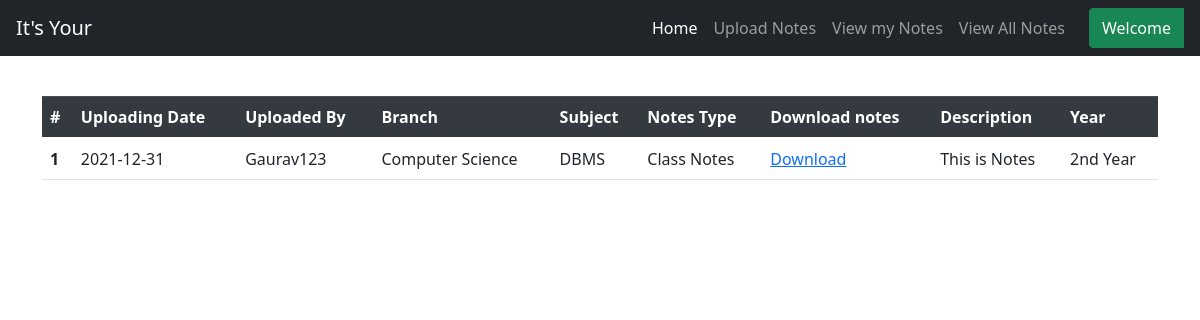
The page /cl_cse_2 (signed in) on the database as committed earlier.
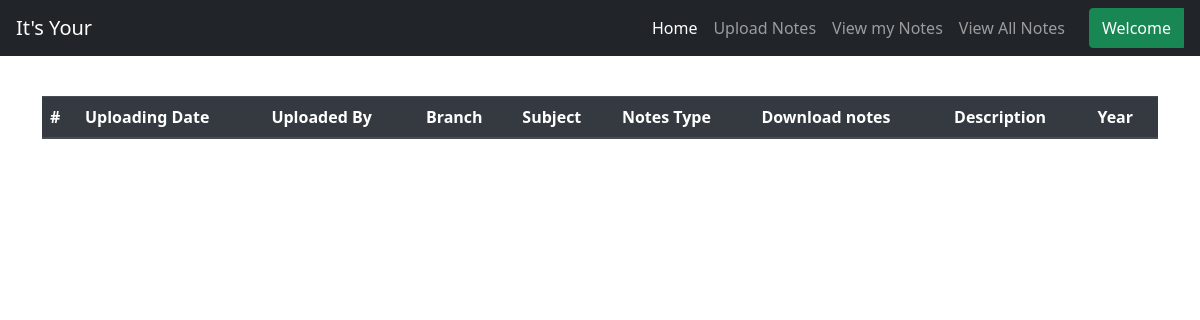
The same page on the database as committed later.
### notes/models.py (models this page shows)
class Notes(models.Model):
    user = models.ForeignKey(User,on_delete=models.CASCADE)
    uploadingdate =models.CharField(max_length=30,null=True)
    branch =models.CharField(max_length=30)
    subject =models.CharField(max_length=30)
    notesfile =models.FileField(null=True)
    filetype =models.CharField(max_length=30)
    description =models.CharField(max_length=200,null=True)
    year =models.CharField(max_length=30,null=True)
    notestype=models.CharField(max_length=30,null=True)
    status =models.CharField(max_length=30)

### notes/views.py (the view)
# urls.py: path('cl_cse_2',cl_cse_2,name='cl_cse_2'),
def cl_cse_2(request):
    if not request.user.is_authenticated:
           return redirect('index')
    notes = Notes.objects.filter(year= "2nd Year" , branch = "Computer Science" , notestype="Class Notes")
    d={'notes':notes}
    return render(request,'SecondYear/cl_cse_2.html',d)

### notes/templates/SecondYear/cl_cse_2.html
{% extends 'notes/usernav.html' %}
{% load static %}
{% block body %}
<h1 class="text-center">First Year</h1>
<div class="container mt-5">
    <table class="table" id="example" style="min-width: fit-content;">
        <thead class="thead-dark">
          <tr>
            <th scope="col">#</th>
            <th scope="col">Uploading Date</th>
            <th scope="col">Uploaded By</th>
            <th scope="col">Branch</th>
            <th scope="col">Subject</th>
            <th scope="col">Notes Type</th>
            <th scope="col">Download notes</th>
            <th scope="col">Description</th>
            <th scope="col">Year</th>
          </tr>
        </thead>
        {% for i in notes %}
        <tbody>
          <tr>
            <th scope="row">{{forloop.counter }}</th>
            <td>{{i.uploadingdate}}</td>
            <td>{{i.user.username}}</td>
            <td>{{i.branch}}</td>
            <td>{{i.subject}}</td>
            <td>{{i.notestype}}</td>
            <td><a href="{{i.notesfile.url}}" download>Download</a></td>
            <td>{{i.description}}</td>
            <td>{{i.year}}</td>
          </tr>
        </tbody>
        {% endfor %}
      </table>
</div>
{% endblock %}

Rows that differ between the two databases and show on the page:
removed Notes: uploadingdate "2021-12-31", user.username "Gaurav123", branch "Computer Science", subject "DBMS", notestype "Class Notes", description "This is Notes", year "2nd Year"
